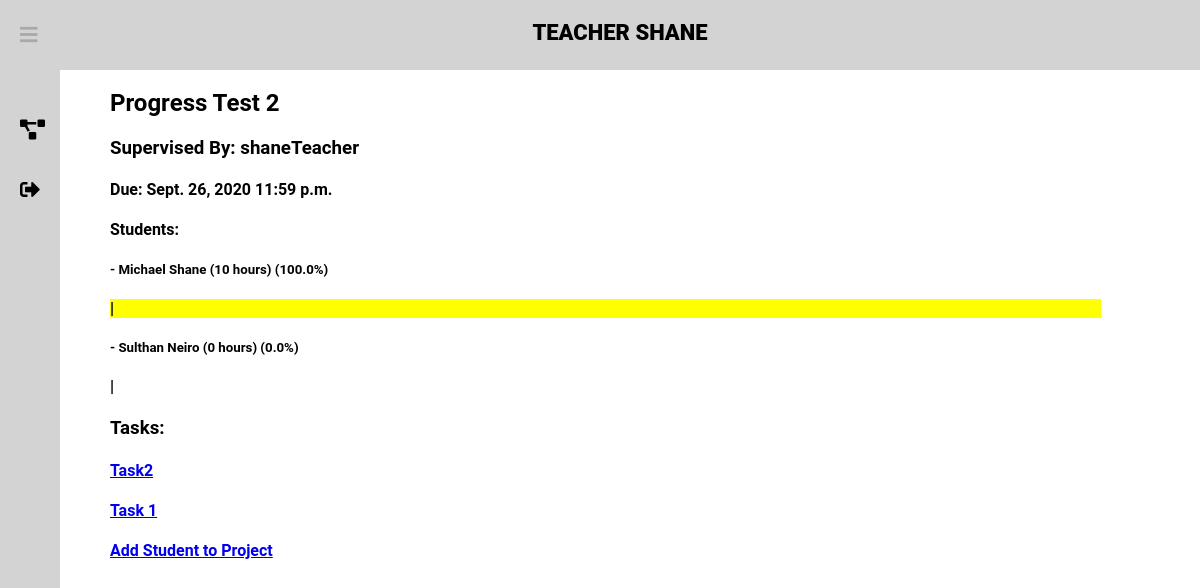
/dashboard/project-info/12/ (signed in), run on an earlier commit of the app's database.
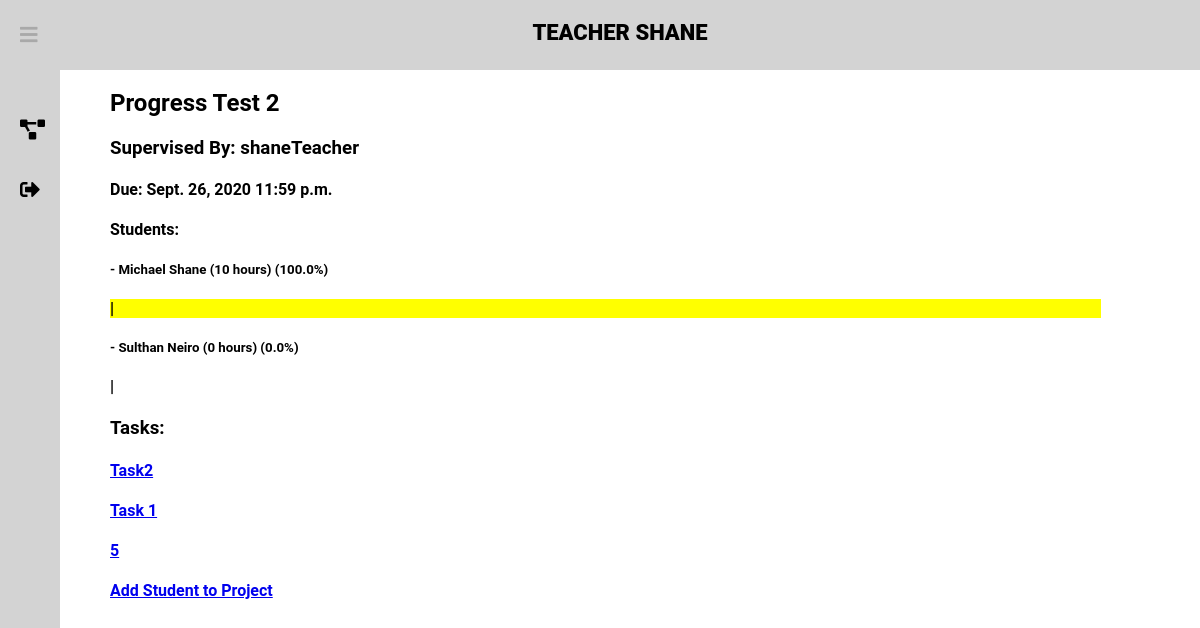
And on a later commit of the database.
### projects/models.py (models this page shows, shortened)
class Task(models.Model):
    taskname = models.CharField(max_length=50)
    taskdesc = models.TextField(max_length=500)
    sourceproject = models.ForeignKey(Project, default=None, on_delete=models.SET_DEFAULT)
    taskdone = models.BooleanField(default=False)
    class Meta:
        verbose_name = "Task"
    def __str__(self):
        return str(self.taskname)

### projects/views.py (the view)
# urls.py: path('dashboard/project-info/<int:project>/', project_views.project_info, name='project-info'),
@login_required(login_url="/signin")
def project_info(response, project):
    student_names = []
    students = []
    times = []
    prop = []
    project = Project.objects.filter(pk=project)[0]
    projectStudents = ProjectStudents.objects.filter(project=project)
    tasks = Task.objects.filter(sourceproject=project.id)
    if response.user.is_staff:
        AccountType = "Teacher"
    else:
        AccountType = "Student"
    if len(projectStudents) > 0:
        for i in projectStudents:
            student_names.append(i.student.get_full_name())
            students.append(i.student)
    for student in students:
        total_time = 0
        studentTasks = TaskStudents.objects.filter(student=student)
        for studentTask in studentTasks:
            if studentTask.task.sourceproject == project:
                total_time += studentTask.time
        times.append(total_time)
    total_time = sum(times)
    for i in range(len(times)):
        if total_time > 0:
            prop.append(round(times[i] / total_time * 100, 2))
        else:
            prop.append(0)
    for i in range(len(student_names)):
        student_names[i] = student_names[i] + " (" + str(times[i]) + " hours) (" + str(prop[i]) + "%)"
    data = zip(student_names, prop)
    arg = {"FirstName": response.user.first_name.capitalize,
           "FullName": response.user.get_full_name,
           "Project": project,
           "Data": data,
           "AccountType": AccountType,
           "Tasks": tasks,
            "checkTeacher" : response.user.is_staff
           }
    response.session['project_id'] = project.title
    response.session['project_redirect'] = project.id
    return render(response, "ProjectInfo.html", arg)

### projects/templates/ProjectInfo.html (shortened to what this page needs)
<!DOCTYPE html>
<html lang="en">
{% extends 'newbase.html' %}
{% block content %}
<body>
{% block header %} {{ AccountType }} {{ FirstName }} {% endblock %}
<div class="container">
    <div class="Project">
        <h2><a>{{ Project.title }}</a></h2>
        <h3>Supervised By: {{ Project.supervisor }}</h3>
        <h4>Due: {{ Project.due_date }} {{ Project.due_time }}</h4>
        <h4>Students:</h4>
        {% for student, time in Data %}
            <h5>- {{student}}</h5>
            <h4 style="background-color:yellow; width: calc(100% * {{time}} / 110);">|</h4>
        {% endfor %}
        <h3> Tasks: </h3>
        {% for t in Tasks %}
            <h4><a href="/dashboard/task-info/{{ t.id }}/">{{ t }}</a></h4>
        {% endfor %}
    </div>
    {% if checkTeacher == True %}
    <h4><a href="/dashboard/assign-students/{{ Project.id }}/">Add Student to Project</a></h4>
    {% endif %}
</div>
</body>
{% endblock %}

What changed in the data, as far as the page shows it:
added Task: taskname "5"
